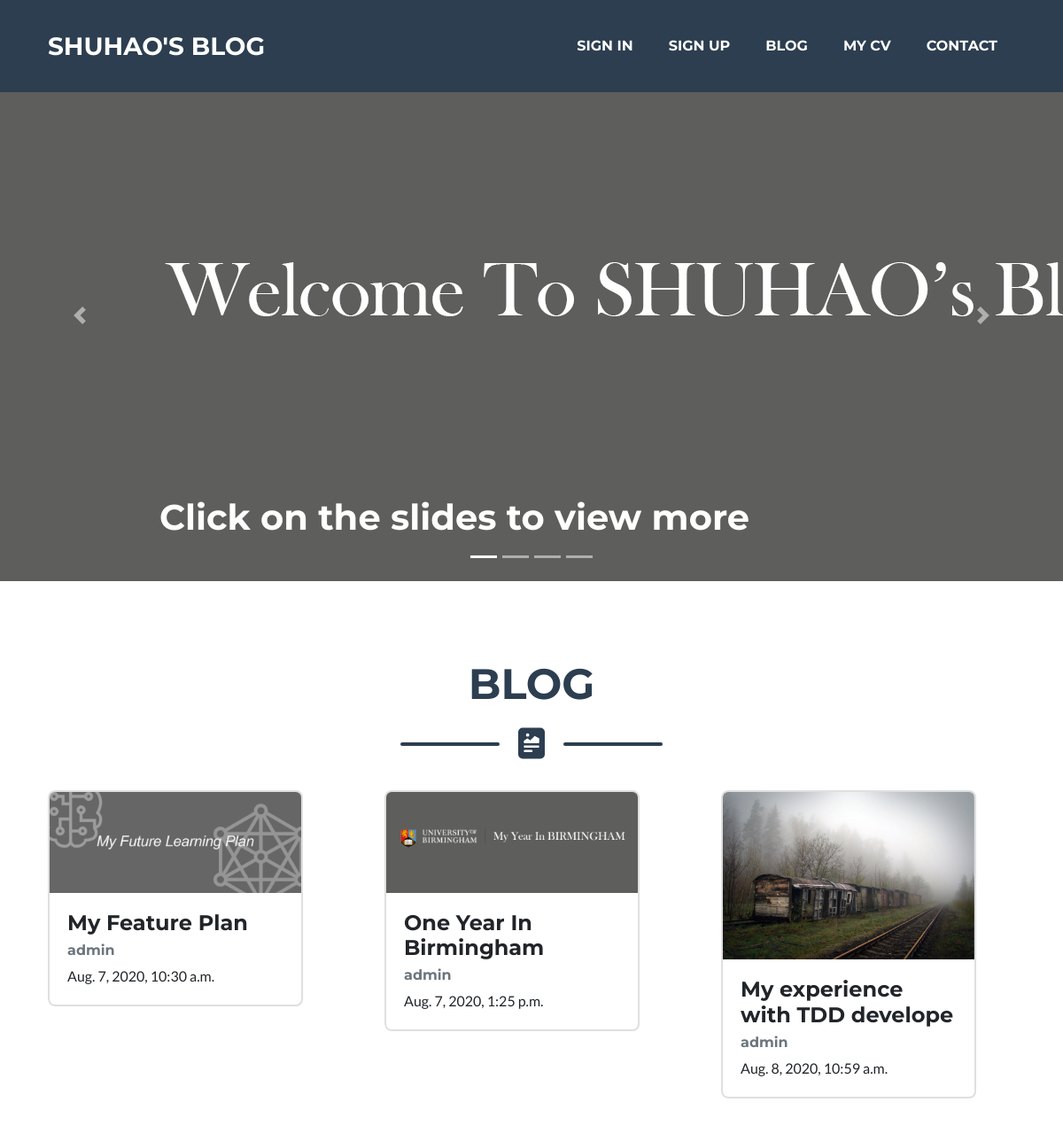
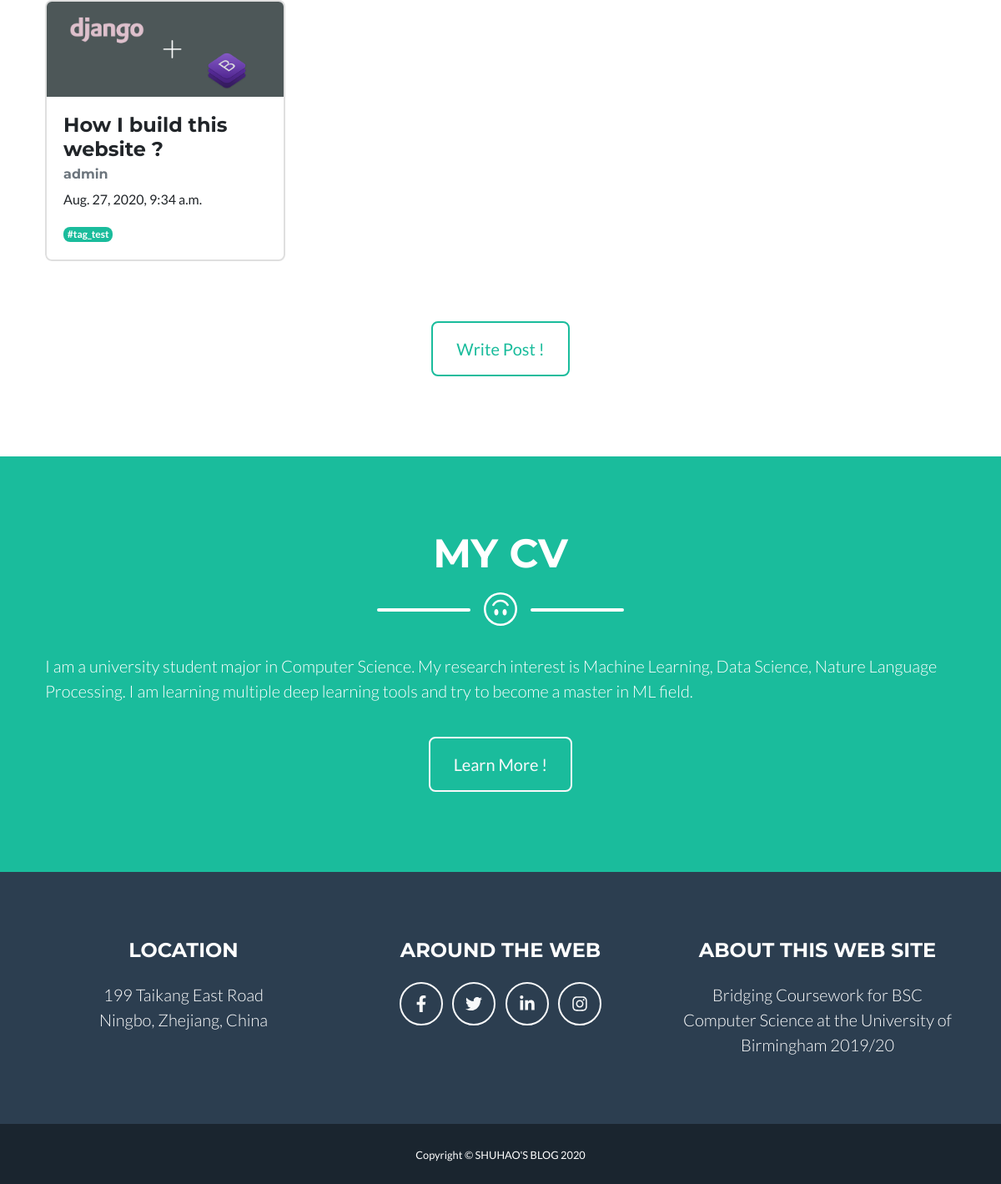
The page / on the database its author committed (2 pictures, top to bottom).
### blog/models.py (models this page shows, shortened)
class Post(models.Model):
    author = models.ForeignKey(User, on_delete=models.CASCADE)
    header_img = models.ImageField(null = True, blank=True, upload_to="images/")
    title = models.CharField(max_length=50)
    excerpt = models.CharField(max_length=500, blank = True)
    text = models.TextField()
    created_date = models.DateTimeField(default=timezone.now)
    published_date = models.DateTimeField(blank=True, null=True)
    category = models.ForeignKey(Category, on_delete=models.CASCADE)
    tags = models.ManyToManyField(Tag, blank=True)
    is_slide = models.BooleanField(default=False)

class Tag(models.Model):
    name = models.CharField(max_length=100,default='tag_test')

class about(models.Model):
    name = models.TextField()

### blog/views.py (the view)
# urls.py: path('', views.post_list, name='post_list'),
def post_list(request):
    posts = Post.objects.filter(
        published_date__lte=timezone.now()).order_by('published_date')
    about_ = about.objects.all()
    return render(request, 'blog/post_list.html', {'posts': posts, 'about': about_})

### blog/templates/blog/post_list.html (shortened to what this page needs)
{% extends 'blog/base.html' %}
{% load static %}
{% block content %}
<div id="carouselExampleIndicators" class="carousel slide" data-ride="carousel">
    <div class="whole">
        <ol class="carousel-indicators">
            <li data-target="#myCarousel" data-slide-to="0" class="active"></li>
            <li data-target="#myCarousel" data-slide-to="1" class=""></li>
            <li data-target="#myCarousel" data-slide-to="2" class=""></li>
            <li data-target="#myCarousel" data-slide-to="3" class=""></li>
        </ol>
        <div class="carousel-inner">
            <div class="carousel-item active">
                <img  alt="Responsive image" src=" {% static '/image/welcome.png' %} "
                    alt="First slide" />
                <div class="container">
                    <div class="carousel-caption text-left">
                            <h1>Click on the slides to view more</h1>
                    </div>
                </div>
            </div>
        </div>
        <a class="carousel-control-prev" href="#carouselExampleIndicators" role="button" data-slide="prev">
            <span class="carousel-control-prev-icon" aria-hidden="true"></span>
        </a>
        <a class="carousel-control-next" href="#carouselExampleIndicators" role="button" data-slide="next">
            <span class="carousel-control-next-icon" aria-hidden="true"></span>
        </a>
    </div>
</div>
<section class="page-section portfolio" id="portfolio">
    <div class="container">
        <h2 class="page-section-heading text-center text-uppercase text-secondary mb-0">Blog</h2>
        <div class="divider-custom">
            <div class="divider-custom-line"></div>
            <div class="divider-custom-icon"><h1></h1>
            </div>
            <div class="divider-custom-line"></div>
        </div>
        <div class="row">
            {% for post in posts %}
            <div class="col-md-6 col-lg-4 mb-5">
                <div class="portfolio-item mx-auto" data-toggle="modal" data-target="#portfolioModal{{post.pk}}">
                    <div class="card" style="width: 18rem;">
                        {% if post.header_img %}
                            <img src="{{ post.header_img.url }}" class="card-img-top" alt="">
                        {% endif %}
                        <div class="card-body">
                            <h4 class="card-title">{{ post.title }}</h5>
                                <h6 class="card-subtitle mb-2 text-muted">{{ post.author}}</h6>
                                <p class="card-text">
                                    {{post.published_date}}
                                </p>
                                {% for tag in post.tags.all %}
                                <span class="badge badge-primary">#{{tag.name}}</span>
                                {%endfor%}
                        </div>
                    </div>
                </div>
            </div>
            {% endfor %}
        </div>
            <div class="text-center mt-4">
            <a class="btn btn-xl btn-outline-primary" href="\post\new" >  Write  Post ! </a>
            </div>
        </div>
</section>
<section class="page-section bg-primary text-white mb-0" id="about">
    <div class="container">
        <h2 class="page-section-heading text-center text-uppercase text-white">My CV</h2>
        <div class="divider-custom divider-light">
            <div class="divider-custom-line"></div>
            <div class="divider-custom-icon"><h1></h1></div>
            <div class="divider-custom-line"></div>
        </div>
        <div class="row">
            <div class="col-lg-12 ">
                <p class="lead">
                    {% for content in about %}
                     {{content.name}}
                    {%endfor%}
                </p>
            </div>
        </div>
        <div class="text-center mt-4">
            <a class="btn btn-xl btn-outline-light" href="cv/">
                Learn More !
            </a>
        </div>
    </div>
</section>
{% endblock %}

### blog/static/css/blog-post.css (style rules this page uses)
body { padding-top: 56px; }

### rows shown on the page
Post: header_img (picture), title "My Feature Plan", author "admin", published_date "Aug. 7, 2020, 10:30 a.m."
Post: header_img (picture), title "One Year In Birmingham", author "admin", published_date "Aug. 7, 2020, 1:25 p.m."
Post: header_img (picture), title "My experience with TDD develope", author "admin", published_date "Aug. 8, 2020, 10:59 a.m."
Post: header_img (picture), title "How I build this website ?", author "admin", published_date "Aug. 27, 2020, 9:34 a.m."
Tag: name "tag_test"
about: name "I am a university student major in Computer Science. My research interest is Machine Learning, Data Science, Nature Language Processing. I am learning multiple deep learning tools and try to become a master in ML field."
